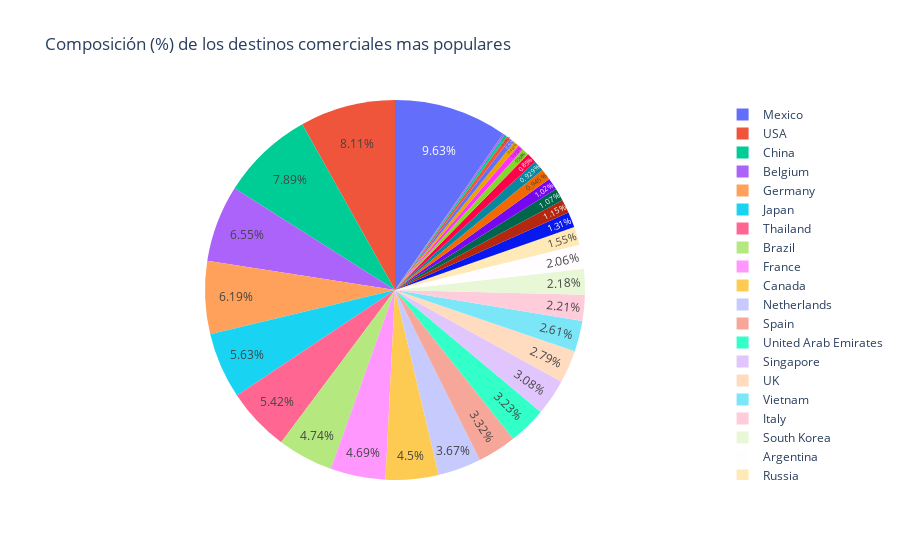

Write notebook code for a chart like this one.
### Markdown cell above
Plotly pieplot

### Code cell
fig = px.pie(df_destinos, values='Rating', names=df_destinos.index, title='Composición (%) de los destinos comerciales mas populares')
fig.update_traces(textposition='inside')
# fig.update_layout(uniformtext_minsize=12, uniformtext_mode='hide')
fig.show()

### Figure 1 — Plotly figure (JSON) as saved in the notebook; plotly's stock layout.template omitted (floating-point values rounded to 4 significant figures)
{"data": [{"domain": {"x": [0, 1], "y": [0, 1]}, "hovertemplate": "País=%{label}<br>Rating=%{value}<extra></extra>", "labels": ["Mexico", "USA", "China", "Belgium", "Germany", "Japan", "Thailand", "Brazil", "France", "Canada", "Netherlands", "Spain", "United Arab Emirates", "Singapore", "UK", "Vietnam", "Italy", "South Korea", "Argentina", "Russia", "New Zealand", "Belorussia", "Rusia", "Switzerland", "India", "Poland", "Ireland", "Philippines", "Slovakia", "Malaysia", "Turkey", "Austria", "Peru", "Croatia"], "legendgroup": "", "name": "", "showlegend": true, "textposition": "inside", "type": "pie", "values": [1836, 1546, 1503, 1248, 1179, 1072, 1032, 903, 893, 857, 699, 632, 615, 586, 531, 497, 422, 415, 393, 295, 249, 219, 204, 194, 180, 177, 162, 114, 94, 89, 80, 66, 44, 30]}], "layout": {"legend": {"tracegroupgap": 0}, "title": {"text": "Composición (%) de los destinos comerciales mas populares"}}}
